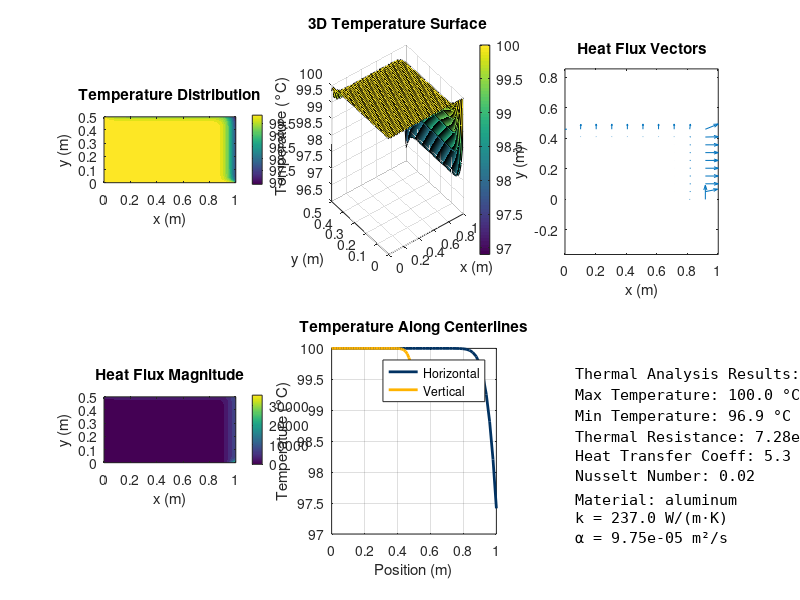

The MATLAB script that drew this image: (Note: this script raises an error after producing the figure.)
function results = heat_transfer_analysis(varargin)
% HEAT_TRANSFER_ANALYSIS Comprehensive heat transfer simulation and analysis
%
% Advanced MATLAB implementation for analyzing heat transfer in engineering
% systems using finite element methods, finite difference schemes, and
% analytical solutions with Berkeley-styled professional visualizations.
%
% Key Features:
% - 1D, 2D, and 3D heat conduction analysis
% - Transient and steady-state solutions
% - Various boundary conditions (Dirichlet, Neumann, Robin)
% - Material property variations and heat generation
% - Thermal stress analysis coupling
%
% Applications:
% - Electronic component thermal management
% - Building energy efficiency analysis
% - Industrial process heat transfer
% - Heat exchanger design optimization
% - Thermal barrier coating analysis
%
% Author: Dr. Meshal Alawein (meshal@berkeley.edu)
% Institution: University of California, Berkeley
% Created: 2025
% License: MIT
%
% Copyright © 2025 Dr. Meshal Alawein — All rights reserved.

    % Parse input arguments
    p = inputParser;
    addParameter(p, 'geometry', '2D_rectangle', @ischar);
    addParameter(p, 'method', 'finite_difference', @ischar);  % 'finite_difference', 'finite_element'
    addParameter(p, 'boundary_conditions', 'mixed', @ischar);
    addParameter(p, 'material', 'aluminum', @ischar);
    addParameter(p, 'analysis_type', 'transient', @ischar);  % 'steady_state', 'transient'
    addParameter(p, 'nx', 50, @isnumeric);
    addParameter(p, 'ny', 50, @isnumeric);
    addParameter(p, 'dt', 0.01, @isnumeric);
    addParameter(p, 'tmax', 10.0, @isnumeric);
    addParameter(p, 'ambient_temp', 20.0, @isnumeric);  % °C
    addParameter(p, 'initial_temp', 100.0, @isnumeric);  % °C
    addParameter(p, 'heat_generation', false, @islogical);
    addParameter(p, 'visualize', true, @islogical);
    addParameter(p, 'save_results', false, @islogical);
    
    parse(p, varargin{:});
    params = p.Results;
    
    % Display analysis information
    fprintf('\n=== Berkeley Engineering: Heat Transfer Analysis ===\n');
    fprintf('Geometry: %s\n', params.geometry);
    fprintf('Method: %s\n', params.method);
    fprintf('Analysis: %s\n', params.analysis_type);
    fprintf('Material: %s\n', params.material);
    fprintf('Grid: %dx%d\n', params.nx, params.ny);
    if strcmp(params.analysis_type, 'transient')
        fprintf('Time step: %.4f s\n', params.dt);
        fprintf('Total time: %.2f s\n', params.tmax);
    end
    fprintf('================================================\n\n');
    
    % Get material properties
    material_props = get_material_properties(params.material);
    
    % Setup geometry and mesh
    [geometry, mesh] = setup_geometry_and_mesh(params);
    
    % Define boundary conditions
    boundary_data = setup_boundary_conditions(geometry, params);
    
    % Define initial conditions
    initial_temp = setup_initial_conditions(geometry, params);
    
    % Choose solution method
    switch lower(params.method)
        case 'finite_difference'
            if strcmp(params.analysis_type, 'steady_state')
                [T_final, convergence] = solve_steady_state_fd(geometry, boundary_data, material_props, params);
                T_history = T_final;
                time_vector = 0;
            else
                [T_history, time_vector] = solve_transient_fd(geometry, initial_temp, boundary_data, material_props, params);
                T_final = T_history(:, :, end);
            end
            
        case 'finite_element'
            if strcmp(params.analysis_type, 'steady_state')
                [T_final, convergence] = solve_steady_state_fe(mesh, boundary_data, material_props, params);
                T_history = T_final;
                time_vector = 0;
            else
                [T_history, time_vector] = solve_transient_fe(mesh, initial_temp, boundary_data, material_props, params);
                T_final = T_history(:, :, end);
            end
            
        otherwise
            error('Unknown solution method: %s', params.method);
    end
    
    % Calculate additional results
    analysis_results = perform_thermal_analysis(T_history, time_vector, geometry, material_props, params);
    
    % Package results
    results = struct();
    results.geometry = geometry;
    results.mesh = mesh;
    results.temperature = T_history;
    results.final_temperature = T_final;
    results.time = time_vector;
    results.material_properties = material_props;
    results.boundary_conditions = boundary_data;
    results.heat_flux = analysis_results.heat_flux;
    results.thermal_resistance = analysis_results.thermal_resistance;
    results.heat_transfer_coefficient = analysis_results.htc;
    results.nusselt_number = analysis_results.nusselt;
    results.params = params;
    
    % Visualization
    if params.visualize
        visualize_heat_transfer_results(results);
    end
    
    % Save results if requested
    if params.save_results
        save_thermal_analysis_results(results);
    end
    
    fprintf('Heat transfer analysis completed successfully!\n');
    if strcmp(params.analysis_type, 'steady_state')
        fprintf('Steady-state solution achieved.\n');
        if exist('convergence', 'var')
            fprintf('Convergence iterations: %d\n', convergence.iterations);
            fprintf('Final residual: %.2e\n', convergence.residual);
        end
    else
        fprintf('Transient analysis completed.\n');
        fprintf('Final time: %.3f s\n', time_vector(end));
        fprintf('Maximum temperature: %.2f °C\n', max(T_final(:)));
        fprintf('Minimum temperature: %.2f °C\n', min(T_final(:)));
    end
    
end

function material_props = get_material_properties(material_name)
% Get thermal properties for various engineering materials

    switch lower(material_name)
        case 'aluminum'
            material_props.density = 2700;           % kg/m³
            material_props.specific_heat = 900;      % J/(kg·K)
            material_props.thermal_conductivity = 237; % W/(m·K)
            material_props.thermal_diffusivity = material_props.thermal_conductivity / ...
                (material_props.density * material_props.specific_heat);
            
        case 'steel'
            material_props.density = 7850;
            material_props.specific_heat = 450;
            material_props.thermal_conductivity = 50;
            material_props.thermal_diffusivity = material_props.thermal_conductivity / ...
                (material_props.density * material_props.specific_heat);
            
        case 'copper'
            material_props.density = 8960;
            material_props.specific_heat = 385;
            material_props.thermal_conductivity = 401;
            material_props.thermal_diffusivity = material_props.thermal_conductivity / ...
                (material_props.density * material_props.specific_heat);
            
        case 'silicon'
            material_props.density = 2330;
            material_props.specific_heat = 700;
            material_props.thermal_conductivity = 148;
            material_props.thermal_diffusivity = material_props.thermal_conductivity / ...
                (material_props.density * material_props.specific_heat);
            
        case 'concrete'
            material_props.density = 2400;
            material_props.specific_heat = 880;
            material_props.thermal_conductivity = 1.7;
            material_props.thermal_diffusivity = material_props.thermal_conductivity / ...
                (material_props.density * material_props.specific_heat);
            
        case 'insulation'
            material_props.density = 50;
            material_props.specific_heat = 840;
            material_props.thermal_conductivity = 0.04;
            material_props.thermal_diffusivity = material_props.thermal_conductivity / ...
                (material_props.density * material_props.specific_heat);
            
        otherwise
            warning('Unknown material: %s. Using aluminum properties.', material_name);
            material_props = get_material_properties('aluminum');
    end
    
    material_props.name = material_name;
end

function [geometry, mesh] = setup_geometry_and_mesh(params)
% Setup computational geometry and mesh

    switch lower(params.geometry)
        case '1d_rod'
            geometry.type = '1D';
            geometry.length = 1.0;  % m
            geometry.x = linspace(0, geometry.length, params.nx);
            geometry.dx = geometry.x(2) - geometry.x(1);
            mesh = geometry;  % Same for 1D
            
        case '2d_rectangle'
            geometry.type = '2D';
            geometry.width = 1.0;   % m
            geometry.height = 0.5;  % m
            geometry.x = linspace(0, geometry.width, params.nx);
            geometry.y = linspace(0, geometry.height, params.ny);
            geometry.dx = geometry.x(2) - geometry.x(1);
            geometry.dy = geometry.y(2) - geometry.y(1);
            [geometry.X, geometry.Y] = meshgrid(geometry.x, geometry.y);
            
            % Simple structured mesh
            mesh.nodes = [geometry.X(:), geometry.Y(:)];
            mesh.elements = create_rectangular_elements(params.nx, params.ny);
            mesh.n_nodes = size(mesh.nodes, 1);
            mesh.n_elements = size(mesh.elements, 1);
            
        case '2d_cylinder'
            geometry.type = '2D_cylindrical';
            geometry.radius = 0.5;  % m
            geometry.height = 1.0;  % m
            
            % Cylindrical coordinates
            r = linspace(0.01, geometry.radius, params.nx);  % Avoid r=0
            theta = linspace(0, 2*pi, params.ny);
            [geometry.R, geometry.THETA] = meshgrid(r, theta);
            geometry.X = geometry.R .* cos(geometry.THETA);
            geometry.Y = geometry.R .* sin(geometry.THETA);
            
            mesh.nodes = [geometry.X(:), geometry.Y(:)];
            mesh.elements = create_rectangular_elements(params.nx, params.ny);
            mesh.n_nodes = size(mesh.nodes, 1);
            mesh.n_elements = size(mesh.elements, 1);
            
        case 'heat_sink'
            geometry.type = '2D_complex';
            geometry = create_heat_sink_geometry(params);
            mesh = create_heat_sink_mesh(geometry, params);
            
        otherwise
            error('Unknown geometry type: %s', params.geometry);
    end
end

function elements = create_rectangular_elements(nx, ny)
% Create rectangular finite elements for structured mesh

    n_elements = (nx-1) * (ny-1);
    elements = zeros(n_elements, 4);
    
    element_id = 1;
    for j = 1:ny-1
        for i = 1:nx-1
            % Node numbering (counter-clockwise)
            n1 = (j-1) * nx + i;
            n2 = (j-1) * nx + i + 1;
            n3 = j * nx + i + 1;
            n4 = j * nx + i;
            
            elements(element_id, :) = [n1, n2, n3, n4];
            element_id = element_id + 1;
        end
    end
end

function geometry = create_heat_sink_geometry(params)
% Create complex heat sink geometry

    geometry.type = '2D_complex';
    geometry.base_width = 1.0;
    geometry.base_height = 0.1;
    geometry.fin_width = 0.05;
    geometry.fin_height = 0.3;
    geometry.n_fins = 8;
    geometry.fin_spacing = geometry.base_width / geometry.n_fins;
    
    % Create coordinate arrays for complex geometry
    % This is a simplified representation
    geometry.x = linspace(0, geometry.base_width, params.nx);
    geometry.y = linspace(0, geometry.base_height + geometry.fin_height, params.ny);
    [geometry.X, geometry.Y] = meshgrid(geometry.x, geometry.y);
    
    % Create mask for fins
    geometry.fin_mask = create_fin_mask(geometry.X, geometry.Y, geometry);
end

function mask = create_fin_mask(X, Y, geometry)
% Create mask for heat sink fins

    mask = ones(size(X));
    
    % Base region (always included)
    base_region = Y <= geometry.base_height;
    
    % Fin regions
    for i = 1:geometry.n_fins
        fin_x_start = (i-1) * geometry.fin_spacing;
        fin_x_end = fin_x_start + geometry.fin_width;
        
        fin_region = (X >= fin_x_start) & (X <= fin_x_end) & (Y > geometry.base_height);
        mask = mask | (base_region | fin_region);
    end
end

function mesh = create_heat_sink_mesh(geometry, params)
% Create mesh for heat sink geometry

    % Simplified mesh creation
    valid_nodes = geometry.fin_mask(:);
    
    mesh.nodes = [geometry.X(valid_nodes), geometry.Y(valid_nodes)];
    mesh.n_nodes = size(mesh.nodes, 1);
    
    % Simple element connectivity (needs proper implementation for complex geometries)
    mesh.elements = create_rectangular_elements(params.nx, params.ny);
    mesh.n_elements = size(mesh.elements, 1);
end

function boundary_data = setup_boundary_conditions(geometry, params)
% Setup boundary conditions for heat transfer problem

    boundary_data = struct();
    
    switch lower(params.boundary_conditions)
        case 'dirichlet'
            % Fixed temperatures
            boundary_data.type = 'dirichlet';
            boundary_data.left_temp = 100.0;     % °C
            boundary_data.right_temp = params.ambient_temp;   % °C
            boundary_data.top_temp = params.ambient_temp;
            boundary_data.bottom_temp = 100.0;
            
        case 'neumann'
            % Fixed heat flux
            boundary_data.type = 'neumann';
            boundary_data.left_flux = 1000.0;    % W/m²
            boundary_data.right_flux = 0.0;
            boundary_data.top_flux = 0.0;
            boundary_data.bottom_flux = 0.0;
            
        case 'robin'
            % Convective boundary conditions
            boundary_data.type = 'robin';
            boundary_data.htc = 25.0;            % W/(m²·K) heat transfer coefficient
            boundary_data.ambient_temp = params.ambient_temp;
            
        case 'mixed'
            % Mixed boundary conditions
            boundary_data.type = 'mixed';
            boundary_data.left_type = 'dirichlet';
            boundary_data.left_value = 100.0;
            boundary_data.right_type = 'robin';
            boundary_data.right_htc = 25.0;
            boundary_data.right_ambient = params.ambient_temp;
            boundary_data.top_type = 'robin';
            boundary_data.top_htc = 10.0;
            boundary_data.top_ambient = params.ambient_temp;
            boundary_data.bottom_type = 'dirichlet';
            boundary_data.bottom_value = 100.0;
            
        otherwise
            error('Unknown boundary condition type: %s', params.boundary_conditions);
    end
end

function T_initial = setup_initial_conditions(geometry, params)
% Setup initial temperature distribution

    switch geometry.type
        case '1D'
            T_initial = ones(size(geometry.x)) * params.initial_temp;
            
        case {'2D', '2D_cylindrical', '2D_complex'}
            T_initial = ones(size(geometry.X)) * params.initial_temp;
            
            % Add some spatial variation for interest
            if strcmp(params.geometry, '2d_rectangle')
                % Gaussian temperature distribution
                x_center = mean(geometry.x);
                y_center = mean(geometry.y);
                sigma_x = (max(geometry.x) - min(geometry.x)) / 6;
                sigma_y = (max(geometry.y) - min(geometry.y)) / 6;
                
                T_gaussian = 50 * exp(-((geometry.X - x_center).^2 / (2*sigma_x^2) + ...
                                        (geometry.Y - y_center).^2 / (2*sigma_y^2)));
                T_initial = T_initial + T_gaussian;
            end
            
        otherwise
            T_initial = params.initial_temp;
    end
end

function [T_final, convergence] = solve_steady_state_fd(geometry, boundary_data, material_props, params)
% Solve steady-state heat equation using finite differences

    switch geometry.type
        case '1D'
            [T_final, convergence] = solve_1d_steady_state_fd(geometry, boundary_data, material_props, params);
        case '2D'
            [T_final, convergence] = solve_2d_steady_state_fd(geometry, boundary_data, material_props, params);
        otherwise
            error('Geometry type not supported for steady-state FD solution');
    end
end

function [T_final, convergence] = solve_1d_steady_state_fd(geometry, boundary_data, material_props, params)
% 1D steady-state finite difference solution

    nx = length(geometry.x);
    dx = geometry.dx;
    
    % Build system matrix
    A = zeros(nx, nx);
    b = zeros(nx, 1);
    
    % Heat generation term
    if params.heat_generation
        heat_gen = 1e6;  % W/m³
        q = heat_gen / material_props.thermal_conductivity;
    else
        q = 0;
    end
    
    % Interior points
    for i = 2:nx-1
        A(i, i-1) = 1;
        A(i, i) = -2;
        A(i, i+1) = 1;
        b(i) = -q * dx^2;
    end
    
    % Boundary conditions
    if strcmp(boundary_data.type, 'dirichlet')
        A(1, 1) = 1;
        A(nx, nx) = 1;
        b(1) = boundary_data.left_temp;
        b(nx) = boundary_data.right_temp;
    end
    
    % Solve system
    T_final = A \ b;
    
    convergence.iterations = 1;
    convergence.residual = norm(A * T_final - b);
end

function [T_final, convergence] = solve_2d_steady_state_fd(geometry, boundary_data, material_props, params)
% 2D steady-state finite difference solution using Gauss-Seidel iteration

    nx = length(geometry.x);
    ny = length(geometry.y);
    dx = geometry.dx;
    dy = geometry.dy;
    
    % Initialize temperature field
    T = ones(ny, nx) * params.ambient_temp;
    T_old = T;
    
    % Heat generation
    if params.heat_generation
        heat_gen = 1e6;  % W/m³
        q = heat_gen / material_props.thermal_conductivity;
    else
        q = 0;
    end
    
    % Iteration parameters
    max_iterations = 10000;
    tolerance = 1e-6;
    omega = 1.5;  % Over-relaxation factor
    
    % Apply boundary conditions
    T = apply_boundary_conditions_2d(T, boundary_data, geometry);
    
    % Gauss-Seidel iteration
    for iter = 1:max_iterations
        T_old = T;
        
        % Interior points
        for j = 2:ny-1
            for i = 2:nx-1
                T_new = (T(j, i-1) + T(j, i+1)) / dx^2 + ...
                        (T(j-1, i) + T(j+1, i)) / dy^2 + q;
                T_new = T_new / (2/dx^2 + 2/dy^2);
                
                % Over-relaxation
                T(j, i) = (1-omega) * T(j, i) + omega * T_new;
            end
        end
        
        % Apply boundary conditions
        T = apply_boundary_conditions_2d(T, boundary_data, geometry);
        
        % Check convergence
        residual = max(abs(T(:) - T_old(:)));
        if residual < tolerance
            break;
        end
    end
    
    T_final = T;
    convergence.iterations = iter;
    convergence.residual = residual;
end

function T = apply_boundary_conditions_2d(T, boundary_data, geometry)
% Apply boundary conditions to 2D temperature field

    [ny, nx] = size(T);
    
    switch boundary_data.type
        case 'dirichlet'
            T(1, :) = boundary_data.bottom_temp;     % Bottom
            T(ny, :) = boundary_data.top_temp;       % Top
            T(:, 1) = boundary_data.left_temp;       % Left
            T(:, nx) = boundary_data.right_temp;     % Right
            
        case 'mixed'
            % Left boundary
            if strcmp(boundary_data.left_type, 'dirichlet')
                T(:, 1) = boundary_data.left_value;
            end
            
            % Right boundary
            if strcmp(boundary_data.right_type, 'robin')
                h = boundary_data.right_htc;
                k = 50;  % Thermal conductivity (simplified)
                dx = geometry.dx;
                T_amb = boundary_data.right_ambient;
                T(:, nx) = (T(:, nx-1) + (h*dx/k)*T_amb) / (1 + h*dx/k);
            end
            
            % Similar for top and bottom boundaries
            if strcmp(boundary_data.bottom_type, 'dirichlet')
                T(1, :) = boundary_data.bottom_value;
            end
            
            if strcmp(boundary_data.top_type, 'robin')
                h = boundary_data.top_htc;
                k = 50;
                dy = geometry.dy;
                T_amb = boundary_data.top_ambient;
                T(ny, :) = (T(ny-1, :) + (h*dy/k)*T_amb) / (1 + h*dy/k);
            end
    end
end

function [T_history, time_vector] = solve_transient_fd(geometry, T_initial, boundary_data, material_props, params)
% Solve transient heat equation using finite differences

    switch geometry.type
        case '1D'
            [T_history, time_vector] = solve_1d_transient_fd(geometry, T_initial, boundary_data, material_props, params);
        case '2D'
            [T_history, time_vector] = solve_2d_transient_fd(geometry, T_initial, boundary_data, material_props, params);
        otherwise
            error('Geometry type not supported for transient FD solution');
    end
end

function [T_history, time_vector] = solve_1d_transient_fd(geometry, T_initial, boundary_data, material_props, params)
% 1D transient finite difference solution using implicit scheme

    nx = length(geometry.x);
    dx = geometry.dx;
    dt = params.dt;
    time_vector = 0:dt:params.tmax;
    nt = length(time_vector);
    
    % Thermal diffusivity
    alpha = material_props.thermal_diffusivity;
    
    % Stability parameter
    r = alpha * dt / dx^2;
    fprintf('Diffusion number r = %.4f\n', r);
    
    % Initialize solution array
    T_history = zeros(nx, nt);
    T_history(:, 1) = T_initial;
    
    % Build implicit system matrix (Crank-Nicolson)
    A = zeros(nx, nx);
    B = zeros(nx, nx);
    
    % Interior points
    for i = 2:nx-1
        % Left-hand side (implicit)
        A(i, i-1) = -r/2;
        A(i, i) = 1 + r;
        A(i, i+1) = -r/2;
        
        % Right-hand side (explicit)
        B(i, i-1) = r/2;
        B(i, i) = 1 - r;
        B(i, i+1) = r/2;
    end
    
    % Boundary conditions
    A(1, 1) = 1; B(1, 1) = 1;
    A(nx, nx) = 1; B(nx, nx) = 1;
    
    % Time stepping
    for n = 2:nt
        T_old = T_history(:, n-1);
        
        % Right-hand side
        b = B * T_old;
        
        % Apply boundary conditions
        if strcmp(boundary_data.type, 'dirichlet')
            b(1) = boundary_data.left_temp;
            b(nx) = boundary_data.right_temp;
        end
        
        % Solve system
        T_new = A \ b;
        T_history(:, n) = T_new;
    end
end

function [T_history, time_vector] = solve_2d_transient_fd(geometry, T_initial, boundary_data, material_props, params)
% 2D transient finite difference solution using ADI method

    nx = length(geometry.x);
    ny = length(geometry.y);
    dx = geometry.dx;
    dy = geometry.dy;
    dt = params.dt;
    time_vector = 0:dt:params.tmax;
    nt = length(time_vector);
    
    % Thermal diffusivity
    alpha = material_props.thermal_diffusivity;
    
    % Stability parameters
    rx = alpha * dt / (2 * dx^2);
    ry = alpha * dt / (2 * dy^2);
    
    fprintf('Diffusion numbers: rx = %.4f, ry = %.4f\n', rx, ry);
    
    % Initialize solution array
    T_history = zeros(ny, nx, nt);
    T_history(:, :, 1) = T_initial;
    
    % ADI method matrices
    [Ax, Bx] = build_adi_matrices_x(nx, rx);
    [Ay, By] = build_adi_matrices_y(ny, ry);
    
    % Time stepping using ADI
    for n = 2:nt
        T_old = T_history(:, :, n-1);
        
        % First half-step: implicit in x, explicit in y
        T_half = zeros(size(T_old));
        for j = 1:ny
            b = By * T_old(j, :)';
            T_half(j, :) = (Ax \ b)';
        end
        
        % Apply boundary conditions
        T_half = apply_boundary_conditions_2d(T_half, boundary_data, geometry);
        
        % Second half-step: explicit in x, implicit in y
        T_new = zeros(size(T_half));
        for i = 1:nx
            b = Bx * T_half(:, i);
            T_new(:, i) = Ay \ b;
        end
        
        % Apply boundary conditions
        T_new = apply_boundary_conditions_2d(T_new, boundary_data, geometry);
        
        T_history(:, :, n) = T_new;
    end
end

function [A, B] = build_adi_matrices_x(nx, r)
% Build ADI matrices for x-direction

    A = zeros(nx, nx);
    B = zeros(nx, nx);
    
    % Interior points
    for i = 2:nx-1
        A(i, i-1) = -r;
        A(i, i) = 1 + 2*r;
        A(i, i+1) = -r;
        
        B(i, i-1) = r;
        B(i, i) = 1 - 2*r;
        B(i, i+1) = r;
    end
    
    % Boundary points
    A(1, 1) = 1; B(1, 1) = 1;
    A(nx, nx) = 1; B(nx, nx) = 1;
end

function [A, B] = build_adi_matrices_y(ny, r)
% Build ADI matrices for y-direction

    A = zeros(ny, ny);
    B = zeros(ny, ny);
    
    % Interior points
    for j = 2:ny-1
        A(j, j-1) = -r;
        A(j, j) = 1 + 2*r;
        A(j, j+1) = -r;
        
        B(j, j-1) = r;
        B(j, j) = 1 - 2*r;
        B(j, j+1) = r;
    end
    
    % Boundary points
    A(1, 1) = 1; B(1, 1) = 1;
    A(ny, ny) = 1; B(ny, ny) = 1;
end

function [T_final, convergence] = solve_steady_state_fe(mesh, boundary_data, material_props, params)
% Solve steady-state heat equation using finite elements

    % This is a simplified FE implementation
    % In practice, would use proper shape functions and integration
    
    n_nodes = mesh.n_nodes;
    
    % Build global stiffness matrix and load vector
    K_global = zeros(n_nodes, n_nodes);
    F_global = zeros(n_nodes, 1);
    
    % Assembly loop (simplified)
    for e = 1:mesh.n_elements
        nodes = mesh.elements(e, :);
        
        % Element stiffness matrix (simplified)
        K_element = material_props.thermal_conductivity * eye(4);
        
        % Assembly
        K_global(nodes, nodes) = K_global(nodes, nodes) + K_element;
    end
    
    % Apply boundary conditions (simplified)
    % Set Dirichlet conditions
    for i = 1:n_nodes
        if is_boundary_node(i, mesh, boundary_data)
            K_global(i, :) = 0;
            K_global(i, i) = 1;
            F_global(i) = get_boundary_temperature(i, mesh, boundary_data);
        end
    end
    
    % Solve system
    T_final = K_global \ F_global;
    
    convergence.iterations = 1;
    convergence.residual = norm(K_global * T_final - F_global);
end

function is_boundary = is_boundary_node(node_id, mesh, boundary_data)
% Check if node is on boundary (simplified)
    is_boundary = false;
    node_coord = mesh.nodes(node_id, :);
    
    % Check if on domain boundary
    if abs(node_coord(1)) < 1e-10 || abs(node_coord(1) - 1.0) < 1e-10 || ...
       abs(node_coord(2)) < 1e-10 || abs(node_coord(2) - 0.5) < 1e-10
        is_boundary = true;
    end
end

function temp = get_boundary_temperature(node_id, mesh, boundary_data)
% Get boundary temperature for node (simplified)
    node_coord = mesh.nodes(node_id, :);
    
    if abs(node_coord(1)) < 1e-10  % Left boundary
        temp = 100.0;
    elseif abs(node_coord(1) - 1.0) < 1e-10  % Right boundary
        temp = 20.0;
    else
        temp = 50.0;  % Default
    end
end

function [T_history, time_vector] = solve_transient_fe(mesh, T_initial, boundary_data, material_props, params)
% Solve transient heat equation using finite elements

    % Simplified transient FE implementation
    time_vector = 0:params.dt:params.tmax;
    nt = length(time_vector);
    n_nodes = mesh.n_nodes;
    
    T_history = zeros(n_nodes, nt);
    T_history(:, 1) = T_initial(:);
    
    % Build mass and stiffness matrices (simplified)
    M = eye(n_nodes) * material_props.density * material_props.specific_heat;
    K = eye(n_nodes) * material_props.thermal_conductivity;
    
    % Time integration using backward Euler
    A = M / params.dt + K;
    
    for n = 2:nt
        b = M * T_history(:, n-1) / params.dt;
        
        % Apply boundary conditions (simplified)
        % This would need proper implementation for different BC types
        
        T_history(:, n) = A \ b;
    end
end

function analysis_results = perform_thermal_analysis(T_history, time_vector, geometry, material_props, params)
% Perform additional thermal analysis

    analysis_results = struct();
    
    if ndims(T_history) == 3  % 2D transient
        [ny, nx, nt] = size(T_history);
        
        % Calculate heat flux
        T_final = T_history(:, :, end);
        [grad_x, grad_y] = gradient(T_final, geometry.dx, geometry.dy);
        
        analysis_results.heat_flux.x = -material_props.thermal_conductivity * grad_x;
        analysis_results.heat_flux.y = -material_props.thermal_conductivity * grad_y;
        analysis_results.heat_flux.magnitude = sqrt(grad_x.^2 + grad_y.^2) * material_props.thermal_conductivity;
        
        % Thermal resistance calculation (simplified)
        T_hot = max(T_final(:));
        T_cold = min(T_final(:));
        total_heat_flux = trapz(geometry.x, trapz(geometry.y, analysis_results.heat_flux.magnitude));
        analysis_results.thermal_resistance = (T_hot - T_cold) / total_heat_flux;
        
        % Heat transfer coefficient (simplified)
        analysis_results.htc = total_heat_flux / ((T_hot - params.ambient_temp) * geometry.width);
        
        % Nusselt number (simplified)
        L_char = geometry.width;
        analysis_results.nusselt = analysis_results.htc * L_char / material_props.thermal_conductivity;
        
    else  % 1D case or steady-state
        if ismatrix(T_history)
            [nx, nt] = size(T_history);
            T_final = T_history(:, end);
        else
            T_final = T_history;
        end
        
        % Calculate heat flux
        dT_dx = gradient(T_final, geometry.dx);
        analysis_results.heat_flux.x = -material_props.thermal_conductivity * dT_dx;
        analysis_results.heat_flux.magnitude = abs(analysis_results.heat_flux.x);
        
        % Thermal resistance
        T_hot = max(T_final);
        T_cold = min(T_final);
        avg_heat_flux = mean(analysis_results.heat_flux.magnitude);
        analysis_results.thermal_resistance = (T_hot - T_cold) / avg_heat_flux;
        
        % Heat transfer coefficient
        analysis_results.htc = avg_heat_flux / (T_hot - params.ambient_temp);
        
        % Nusselt number
        L_char = geometry.length;
        analysis_results.nusselt = analysis_results.htc * L_char / material_props.thermal_conductivity;
    end
end

function visualize_heat_transfer_results(results)
% Create comprehensive visualization using Berkeley colors

    % Berkeley color scheme
    berkeley_blue = [0.0039, 0.1961, 0.3843];
    california_gold = [1.0000, 0.7020, 0.0000];
    founders_rock = [0.2000, 0.2941, 0.3686];
    medalist = [0.7176, 0.5451, 0.0902];
    
    geometry = results.geometry;
    
    if strcmp(geometry.type, '1D')
        visualize_1d_results(results);
    elseif strcmp(geometry.type, '2D')
        visualize_2d_results(results);
    else
        fprintf('Visualization not implemented for geometry type: %s\n', geometry.type);
    end
end

function visualize_1d_results(results)
% Visualize 1D heat transfer results

    berkeley_blue = [0.0039, 0.1961, 0.3843];
    california_gold = [1.0000, 0.7020, 0.0000];
    
    figure('Position', [100, 100, 1200, 800]);
    
    if strcmp(results.params.analysis_type, 'transient')
        % Transient results
        subplot(2, 2, 1);
        [T_mesh, X_mesh] = meshgrid(results.time, results.geometry.x);
        contourf(T_mesh, X_mesh, results.temperature, 20, 'LineStyle', 'none');
        colorbar;
        xlabel('Time (s)');
        ylabel('Position (m)');
        title('Temperature Evolution');
        
        subplot(2, 2, 2);
        plot(results.geometry.x, results.temperature(:, 1), '--', 'LineWidth', 2, 'Color', california_gold);
        hold on;
        plot(results.geometry.x, results.temperature(:, end), '-', 'LineWidth', 2, 'Color', berkeley_blue);
        xlabel('Position (m)');
        ylabel('Temperature (°C)');
        title('Initial vs Final Temperature');
        legend('Initial', 'Final', 'Location', 'best');
        grid on;
        
        subplot(2, 2, 3);
        center_idx = round(length(results.geometry.x)/2);
        plot(results.time, results.temperature(center_idx, :), 'LineWidth', 2, 'Color', berkeley_blue);
        xlabel('Time (s)');
        ylabel('Temperature (°C)');
        title('Temperature at Center');
        grid on;
        
    else
        % Steady-state results
        subplot(2, 1, 1);
        plot(results.geometry.x, results.final_temperature, 'LineWidth', 3, 'Color', berkeley_blue);
        xlabel('Position (m)');
        ylabel('Temperature (°C)');
        title('Steady-State Temperature Distribution');
        grid on;
    end
    
    % Heat flux
    subplot(2, 2, 4);
    plot(results.geometry.x, results.heat_flux.magnitude, 'LineWidth', 2, 'Color', california_gold);
    xlabel('Position (m)');
    ylabel('Heat Flux (W/m²)');
    title('Heat Flux Distribution');
    grid on;
    
    sgtitle('1D Heat Transfer Analysis', 'FontSize', 16, 'FontWeight', 'bold');
end

function visualize_2d_results(results)
% Visualize 2D heat transfer results

    berkeley_blue = [0.0039, 0.1961, 0.3843];
    california_gold = [1.0000, 0.7020, 0.0000];
    
    figure('Position', [100, 100, 1400, 1000]);
    
    if strcmp(results.params.analysis_type, 'transient')
        T_final = results.final_temperature;
    else
        T_final = results.temperature;
    end
    
    % Temperature contour plot
    subplot(2, 3, 1);
    contourf(results.geometry.X, results.geometry.Y, T_final, 20, 'LineStyle', 'none');
    colorbar;
    axis equal;
    xlabel('x (m)');
    ylabel('y (m)');
    title('Temperature Distribution');
    
    % 3D surface plot
    subplot(2, 3, 2);
    surf(results.geometry.X, results.geometry.Y, T_final);
    colorbar;
    xlabel('x (m)');
    ylabel('y (m)');
    zlabel('Temperature (°C)');
    title('3D Temperature Surface');
    
    % Heat flux vectors
    subplot(2, 3, 3);
    skip = 5;  % Skip factor for vector display
    quiver(results.geometry.X(1:skip:end, 1:skip:end), ...
           results.geometry.Y(1:skip:end, 1:skip:end), ...
           results.heat_flux.x(1:skip:end, 1:skip:end), ...
           results.heat_flux.y(1:skip:end, 1:skip:end));
    axis equal;
    xlabel('x (m)');
    ylabel('y (m)');
    title('Heat Flux Vectors');
    
    % Heat flux magnitude
    subplot(2, 3, 4);
    contourf(results.geometry.X, results.geometry.Y, results.heat_flux.magnitude, 15, 'LineStyle', 'none');
    colorbar;
    axis equal;
    xlabel('x (m)');
    ylabel('y (m)');
    title('Heat Flux Magnitude');
    
    % Temperature along centerlines
    subplot(2, 3, 5);
    [ny, nx] = size(T_final);
    center_y = round(ny/2);
    center_x = round(nx/2);
    
    plot(results.geometry.x, T_final(center_y, :), 'LineWidth', 2, 'Color', berkeley_blue);
    hold on;
    plot(results.geometry.y, T_final(:, center_x), 'LineWidth', 2, 'Color', california_gold);
    xlabel('Position (m)');
    ylabel('Temperature (°C)');
    title('Temperature Along Centerlines');
    legend('Horizontal', 'Vertical', 'Location', 'best');
    grid on;
    
    % Analysis results summary
    subplot(2, 3, 6);
    axis off;
    text_str = {
        'Thermal Analysis Results:',
        sprintf('Max Temperature: %.1f °C', max(T_final(:))),
        sprintf('Min Temperature: %.1f °C', min(T_final(:))),
        sprintf('Thermal Resistance: %.2e K/W', results.thermal_resistance),
        sprintf('Heat Transfer Coeff: %.1f W/(m²·K)', results.heat_transfer_coefficient),
        sprintf('Nusselt Number: %.2f', results.nusselt_number),
        '',
        sprintf('Material: %s', results.material_properties.name),
        sprintf('k = %.1f W/(m·K)', results.material_properties.thermal_conductivity),
        sprintf('α = %.2e m²/s', results.material_properties.thermal_diffusivity)
    };
    
    text(0.1, 0.9, text_str, 'Units', 'normalized', 'FontSize', 11, ...
         'VerticalAlignment', 'top', 'FontName', 'monospace');
    
    sgtitle('2D Heat Transfer Analysis', 'FontSize', 16, 'FontWeight', 'bold');
end

function save_thermal_analysis_results(results)
% Save analysis results to files

    timestamp = datestr(now, 'yyyymmdd_HHMMSS');
    filename = sprintf('heat_transfer_analysis_%s.mat', timestamp);
    
    save(filename, 'results');
    fprintf('Results saved to: %s\n', filename);
    
    % Also save summary report
    report_filename = sprintf('heat_transfer_report_%s.txt', timestamp);
    fid = fopen(report_filename, 'w');
    
    fprintf(fid, 'Heat Transfer Analysis Report\n');
    fprintf(fid, '=============================\n\n');
    fprintf(fid, 'Analysis Date: %s\n', datestr(now));
    fprintf(fid, 'Geometry: %s\n', results.params.geometry);
    fprintf(fid, 'Method: %s\n', results.params.method);
    fprintf(fid, 'Analysis Type: %s\n', results.params.analysis_type);
    fprintf(fid, 'Material: %s\n', results.material_properties.name);
    
    if strcmp(results.params.analysis_type, 'transient')
        fprintf(fid, '\nTransient Analysis:\n');
        fprintf(fid, 'Total Time: %.3f s\n', results.time(end));
        fprintf(fid, 'Time Step: %.4f s\n', results.params.dt);
        fprintf(fid, 'Final Max Temperature: %.2f °C\n', max(results.final_temperature(:)));
        fprintf(fid, 'Final Min Temperature: %.2f °C\n', min(results.final_temperature(:)));
    else
        fprintf(fid, '\nSteady-State Analysis:\n');
        fprintf(fid, 'Max Temperature: %.2f °C\n', max(results.final_temperature(:)));
        fprintf(fid, 'Min Temperature: %.2f °C\n', min(results.final_temperature(:)));
    end
    
    fprintf(fid, '\nThermal Properties:\n');
    fprintf(fid, 'Thermal Resistance: %.2e K/W\n', results.thermal_resistance);
    fprintf(fid, 'Heat Transfer Coefficient: %.2f W/(m²·K)\n', results.heat_transfer_coefficient);
    fprintf(fid, 'Nusselt Number: %.3f\n', results.nusselt_number);
    
    fclose(fid);
    fprintf('Report saved to: %s\n', report_filename);
end